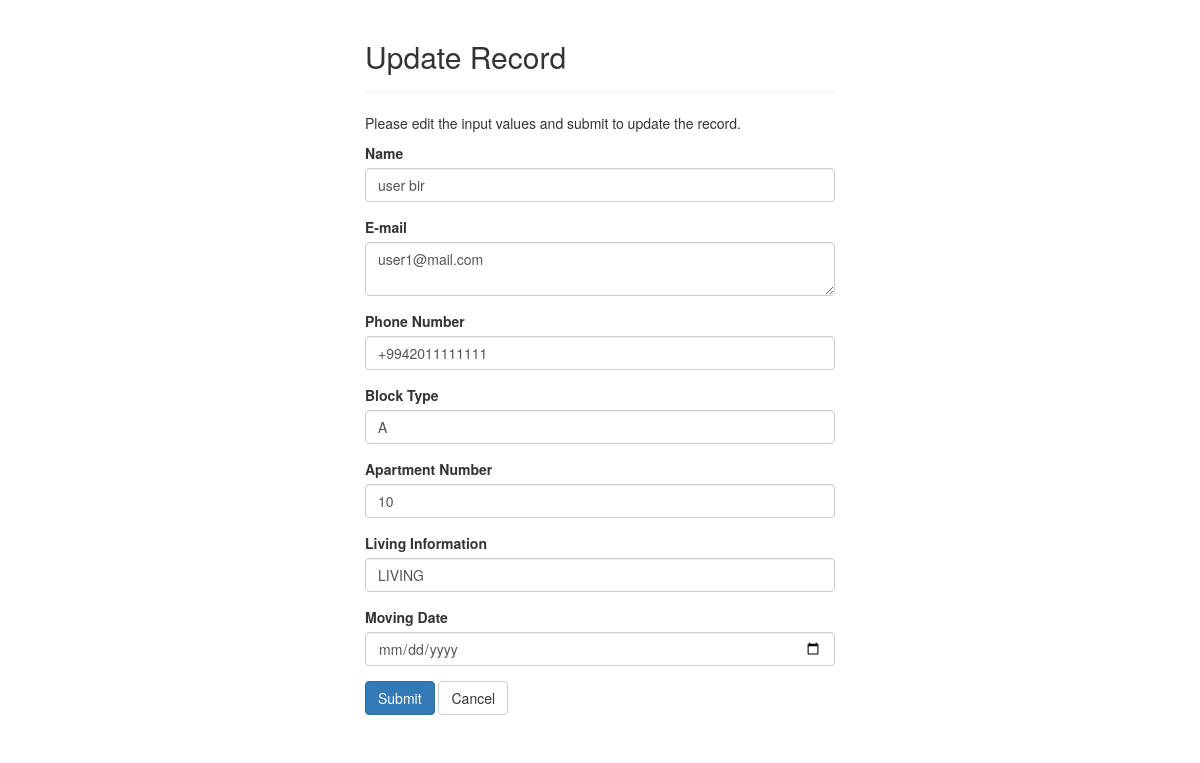
Page /admin/updateuserdata.php?id=17 on the committed database.
### tables this page shows
CREATE TABLE `user` (
  `id` int(11) NOT NULL,
  `username` varchar(255) NOT NULL,
  `password` varchar(255) NOT NULL,
  `email` varchar(255) DEFAULT NULL,
  `gender` varchar(255) DEFAULT NULL,
  `phonenumber` varchar(255) NOT NULL,
  `blocktype` varchar(255) NOT NULL,
  `apartmentnumber` varchar(255) NOT NULL,
  `pic` varchar(100) NOT NULL,
  `dstart` varchar(255) DEFAULT NULL,
  `ifmoved` varchar(9) NOT NULL DEFAULT 'LIVING',
  `moveddate` date DEFAULT NULL
);

### admin/updateuserdata.php (the view, shortened to what this page needs)
<?php
$username = $email = $phonenumber = $blocktype = $apartnumber = $ifmoved = $moveddate = "";
$usernErr = $emailErr = $phonenErr = $blcktErr = $aptnErr = $ifmovErr = $movdatErr = "";
     $host = "localhost";
     $user = "root";
     $pass = "";
     $db = "mydb";
     $dbconnection = new mysqli($host, $user, $pass,$db);
if(isset($_POST["id"]) && !empty($_POST["id"])){
    $id = $_POST["id"];
       $username = trim($_POST["username"]);
       $email = trim($_POST["email"]);
       $phonenumber = trim($_POST["phonenumber"]);
        $blocktype = trim($_POST["blocktype"]);
    $apartnumber = trim($_POST["apartmentnumber"]);
    $ifmoved = trim($_POST["ifmoved"]);
    $moveddate = trim($_POST["moveddate"]);
        $sql = "UPDATE user SET username=?, email=?, phonenumber=?, blocktype=?, apartmentnumber=?, ifmoved=?, moveddate=? WHERE id=?";
        if($stmt = mysqli_prepare($dbconnection, $sql)){
            mysqli_stmt_bind_param($stmt, "sssssssi", $param_name, $param_email, $param_phone, $param_blck, $param_aptn, $param_move, $param_moveddate, $param_id);
            $param_name = $username;
            $param_email = $email;
            $param_phone = $phonenumber;
            $param_blck = $blocktype;
            $param_aptn = $apartnumber;
            $param_move = $ifmoved;
            $param_moveddate = $moveddate;
            $param_id = $id;
            if(mysqli_stmt_execute($stmt)){
                header("location: showinguserdata.php");
                exit();
            } else{
                echo "Something went wrong. Please try again later.";
            }
        }
        mysqli_stmt_close($stmt);
    mysqli_close($dbconnection);
} else{
    if(isset($_GET["id"])){
        $sql = "SELECT * FROM user WHERE id = ?";
        if($stmt = mysqli_prepare($dbconnection, $sql)){
            mysqli_stmt_bind_param($stmt, "i", $param_id);
            if(mysqli_stmt_execute($stmt)){
                $result = mysqli_stmt_get_result($stmt);
                if(mysqli_num_rows($result) == 1){
                    $row = mysqli_fetch_array($result, MYSQLI_ASSOC);
                    $username = $row["username"];
                    $email= $row["email"];
                    $phonenumber = $row["phonenumber"];
                     $blocktype= $row["blocktype"];
                    $apartnumber = $row["apartmentnumber"];
                    $ifmoved = $row["ifmoved"];
                    $moveddate = $row["moveddate"];
                } else{
                    header("location: error.php");
                    exit();
                }
            } else{
                echo "Oops! Something went wrong. Please try again later.";
            }
        }
    }  else{
        header("location: error.php");
        exit();
    }
}
?>
<!DOCTYPE html>
<html lang="en">
<head>
    <link rel="stylesheet" href="https://maxcdn.bootstrapcdn.com/bootstrap/3.3.7/css/bootstrap.css">
</head>
<body>
    <div class="wrapper">
        <div class="container-fluid">
            <div class="row">
                <div class="col-md-12">
                    <div class="page-header">
                        <h2>Update Record</h2>
                    </div>
                    <p>Please edit the input values and submit to update the record.</p>
                    <form action="<?php echo htmlspecialchars(basename($_SERVER['REQUEST_URI'])); ?>" method="post">
                        <div class="form-group <?php echo (!empty($usernErr)) ? 'has-error' : ''; ?>">
                            <label>Name</label>
                            <input type="text" name="username" class="form-control" value="<?php echo $username; ?>">
                        </div>
                        <div class="form-group <?php echo (!empty($emailErr)) ? 'has-error' : ''; ?>">
                            <label>E-mail</label>
                            <textarea name="email" class="form-control"><?php echo $email; ?></textarea>
                        </div>
                        <div class="form-group <?php echo (!empty( $phonenErr)) ? 'has-error' : ''; ?>">
                            <label>Phone Number</label>
                            <input type="text" name="phonenumber" class="form-control" value="<?php echo $phonenumber; ?>">
                        </div>
                         <div class="form-group <?php echo (!empty( $blcktErr)) ? 'has-error' : ''; ?>">
                            <label>Block Type</label>
                            <input type="text" name="blocktype" class="form-control" value="<?php echo $blocktype; ?>">
                        </div>
                         <div class="form-group <?php echo (!empty( $aptnErr)) ? 'has-error' : ''; ?>">
                            <label>Apartment Number</label>
                            <input type="text" name="apartmentnumber" class="form-control" value="<?php echo $apartnumber; ?>">
                        </div>
                         <div class="form-group <?php echo (!empty( $ifmovErr)) ? 'has-error' : ''; ?>">
                            <label>Living Information</label>
                            <input type="text" name="ifmoved" class="form-control" value="<?php echo $ifmoved; ?>">
                        </div>
                        <div class="form-group <?php echo (!empty( $movdatErr)) ? 'has-error' : ''; ?>">
                            <label> Moving Date</label>
                            <input type="date" name="moveddate" class="form-control" value="<?php echo $moveddate; ?>" required>
                        </div>
                        <input type="submit" class="btn btn-primary" value="Submit">
                        <a href="showinguserdata.php" class="btn btn-default">Cancel</a>
                    </form>
                </div>
            </div>
        </div>
    </div>
                    <div id="footer-sec">
       <span style="color: white;">Apartment Manager System</span>
    </div>
</body>
</html>

### admin/updateuserdata.php (style rules this page uses)
.wrapper { width: 500px; margin: 0 auto; }

### rows in the picture
user: username "user bir", email "user1@mail.com", phonenumber "+9942011111111", blocktype "A", apartmentnumber "10", ifmoved "LIVING"
